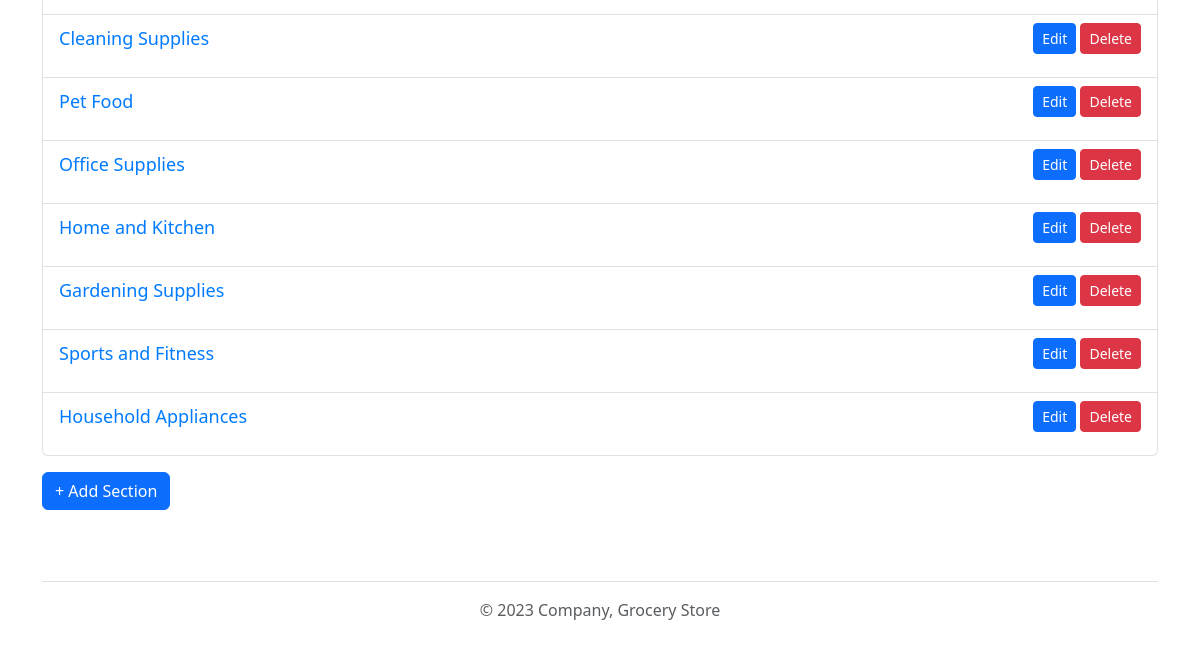
Page /admin_dashboard (signed in, lower part) on the earlier database version.
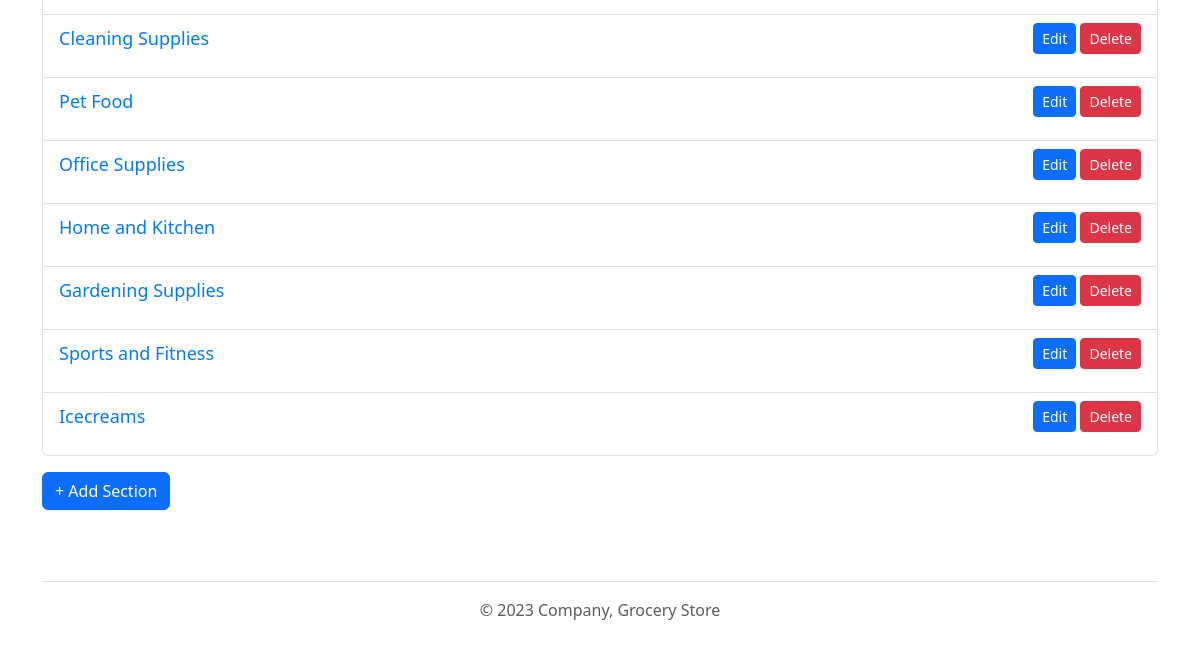
Same page on the later database version.
### application/models.py (models this page shows)
class Sections(db.Model):
    __tablename__ = "sections"
    section_id = db.Column(db.Integer, primary_key=True, autoincrement=True)
    section_name = db.Column(db.String(200), nullable=False)

### application/controllers.py (the view)
@app.route('/admin_dashboard', methods=['GET', 'POST'])
@login_required
def admin_dashboard():
    sections = Sections.query.all()
    form = AddSectionForm()
    return render_template('admin_dashboard.html', sections=sections, form=form)

### application/controllers.py (called while the page is built)
@login_manager.user_loader
def load_user(user_id):
    return Users.query.get(int(user_id))

### templates/admin_dashboard.html (shortened to what this page needs)
<!DOCTYPE html>
<html>
<head>
    <link href="https://cdn.jsdelivr.net/npm/bootstrap@5.3.0/dist/css/bootstrap.min.css" rel="stylesheet">
    <link rel="stylesheet" type="text/css" href="{{ url_for('static', filename='styles.css') }}">
</head>
<body>
    <div class="container mt-5">
        <ul class="list-group">
            {% for section in sections %}
            <li class="list-group-item d-flex justify-content-between align-items-center">
                <a href="{{ url_for('manage_products', section_id=section.section_id) }}">{{ section.section_name }}</a>
                <div>
                    <a href="{{ url_for('edit_section', section_id=section.section_id) }}" class="btn btn-primary btn-sm mr-2">Edit</a>
                    <a href="{{ url_for('delete_section', section_id=section.section_id)}}" class="btn btn-danger btn-sm" onclick="return confirm('Are you sure you want to delete this section?')">Delete</a>
                </div>
            </li>
            {% endfor %}
        </ul>
        <div class="mt-3">
            <a href="{{ url_for('add_section') }}" class="btn btn-primary">+ Add Section</a>
        </div>
    </div>
    {% include 'footer.html' %}
</body>
</html>

### templates/footer.html
<div class="container">
    <footer class="py-3 my-4">
      <p class="text-center text-body-secondary border-top pt-3 mt-3">&copy; 2023 Company, Grocery Store</p>
    </footer>
</div>

### static/styles.css (style rules this page uses)
body { padding-top: 70px; }

Differences in the rows shown:
changed Sections: section_name "Household Appliances" → "Icecreams"
